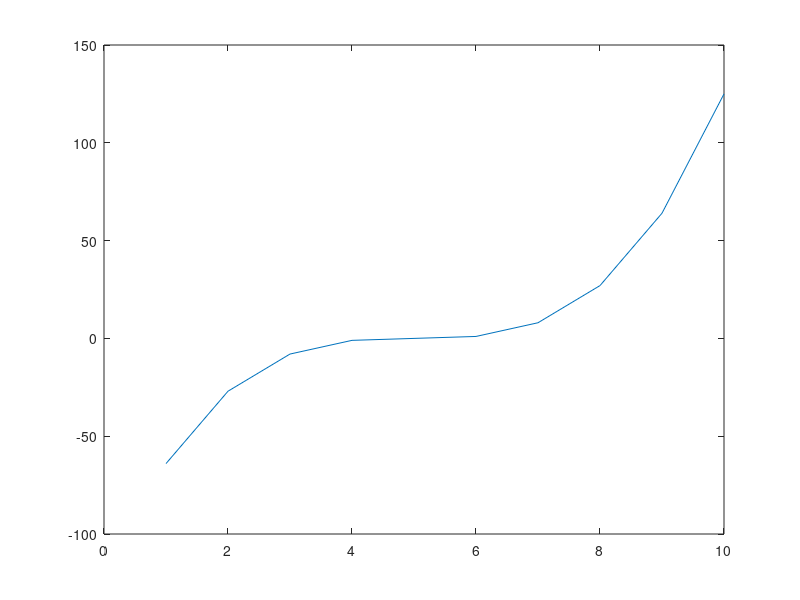
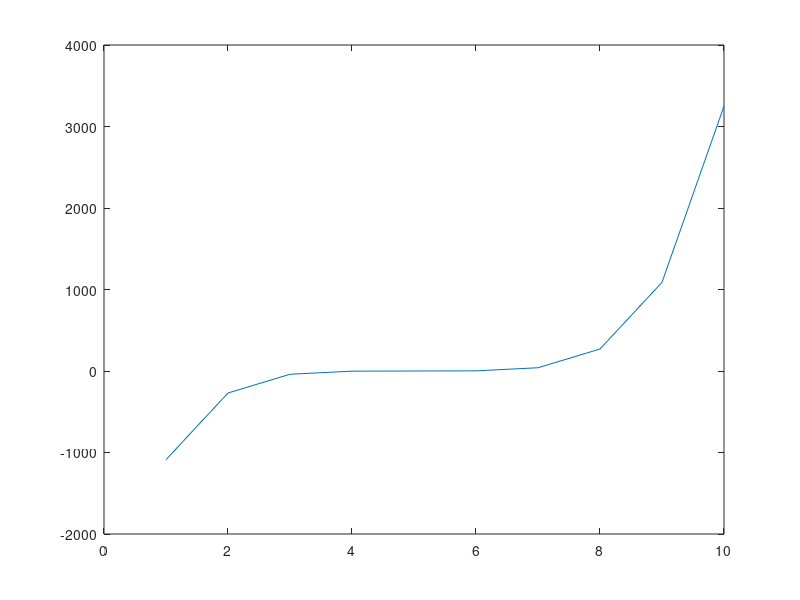

Reproduce these figures in MATLAB, in order. (Note: this script raises an error after producing the figures.)
% [[file:README.org::*Student][Student:1]]
clear
close all
plot(1:10,((1:10)-5).^3)
saveas(gcf,'imageExample.jpg');

plot(1:10,((1:10)-5).^5+((1:10)-5).^3)
saveas(gcf,'imageExample1.jpg');
close all
% Student:1 ends here

% [[file:README.org::*Student][Student:2]]
% Sign in one call
% signImage imageExample.jpg imageExample1.jpg;
% Student:2 ends here

% [[file:README.org::*Student][Student:3]]
% sign all images in folder
files=allFigs();
signImage(files{:});
% Student:3 ends here
